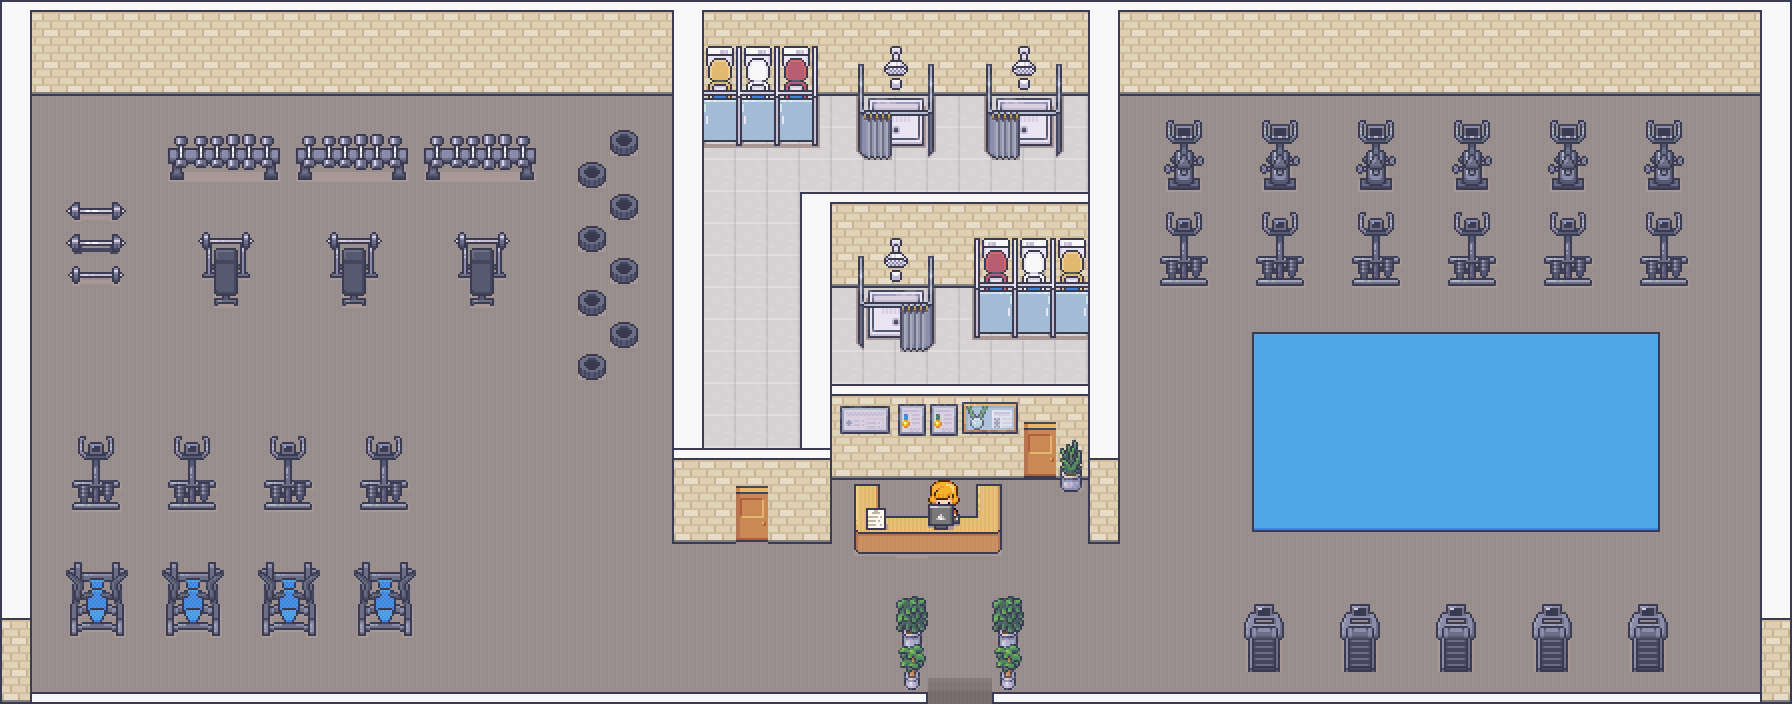

A 2D game scene composited from a Tiled map and its tileset images. What follows is a short description and the map's XML, with each tile layer's data collapsed to a summary:
An orthogonal 56x22 tile map with 32x32 px tiles, 6 tile layers (BelowLower, BelowPlayer, CollideWithPlayer, CollideDecor, ...), 25 tilesets and 6 objects (Spawn, Welcome, Exit, Ted, ActivateTed).

<map version="1.5" tiledversion="1.7.2" orientation="orthogonal" renderorder="right-down" width="56" height="22" tilewidth="32" tileheight="32" infinite="0" nextlayerid="9" nextobjectid="13">
 <editorsettings>
  <export target="gym.json" format="json" />
 </editorsettings>
 <tileset firstgid="1" name="1_Generic_32x32" tilewidth="32" tileheight="32" tilecount="1248" columns="16">
  <image source="1_Generic_32x32.png" width="512" height="2496" />
 </tileset>
 <tileset firstgid="1249" name="2_LivingRoom_32x32" tilewidth="32" tileheight="32" tilecount="720" columns="16">
  <image source="2_LivingRoom_32x32.png" width="512" height="1440" />
 </tileset>
 <tileset firstgid="1969" name="3_Bathroom_32x32" tilewidth="32" tileheight="32" tilecount="896" columns="16">
  <image source="3_Bathroom_32x32.png" width="512" height="1792" />
 </tileset>
 <tileset firstgid="2865" name="4_Bedroom_32x32" tilewidth="32" tileheight="32" tilecount="1712" columns="16">
  <image source="4_Bedroom_32x32.png" width="512" height="3424" />
 </tileset>
 <tileset firstgid="4577" name="5_Classroom_and_library_32x32" tilewidth="32" tileheight="32" tilecount="544" columns="16">
  <image source="5_Classroom_and_library_32x32.png" width="512" height="1088" />
 </tileset>
 <tileset firstgid="5121" name="6_Music_and_sport_32x32" tilewidth="32" tileheight="32" tilecount="464" columns="16">
  <image source="6_Music_and_sport_32x32.png" width="512" height="928" />
 </tileset>
 <tileset firstgid="5585" name="7_Art_32x32" tilewidth="32" tileheight="32" tilecount="112" columns="16">
  <image source="7_Art_32x32.png" width="512" height="224" />
 </tileset>
 <tileset firstgid="5697" name="8_Gym_32x32" tilewidth="32" tileheight="32" tilecount="304" columns="16">
  <image source="8_Gym_32x32.png" width="512" height="608" />
 </tileset>
 <tileset firstgid="6001" name="9_Fishing_32x32" tilewidth="32" tileheight="32" tilecount="432" columns="16">
  <image source="9_Fishing_32x32.png" width="512" height="864" />
 </tileset>
 <tileset firstgid="6433" name="10_Birthday_party_32x32" tilewidth="32" tileheight="32" tilecount="48" columns="12">
  <image source="10_Birthday_party_32x32.png" width="384" height="128" />
 </tileset>
 <tileset firstgid="6481" name="11_Halloween_32x32" tilewidth="32" tileheight="32" tilecount="976" columns="16">
  <image source="11_Halloween_32x32.png" width="512" height="1952" />
 </tileset>
 <tileset firstgid="7457" name="12_Kitchen_32x32" tilewidth="32" tileheight="32" tilecount="784" columns="16">
  <image source="12_Kitchen_32x32.png" width="512" height="1568" />
 </tileset>
 <tileset firstgid="8241" name="13_Conference_Hall_32x32" tilewidth="32" tileheight="32" tilecount="192" columns="16">
  <image source="13_Conference_Hall_32x32.png" width="512" height="384" />
 </tileset>
 <tileset firstgid="8433" name="14_Basement_32x32" tilewidth="32" tileheight="32" tilecount="800" columns="16">
  <image source="14_Basement_32x32.png" width="512" height="1600" />
 </tileset>
 <tileset firstgid="9233" name="15_Christmas_32x32" tilewidth="32" tileheight="32" tilecount="272" columns="16">
  <image source="15_Christmas_32x32.png" width="512" height="544" />
 </tileset>
 <tileset firstgid="9505" name="16_Grocery_store_32x32" tilewidth="32" tileheight="32" tilecount="1248" columns="16">
  <image source="16_Grocery_store_32x32.png" width="512" height="2496" />
 </tileset>
 <tileset firstgid="10753" name="17_Visibile_Upstairs_System_32x32" tilewidth="32" tileheight="32" tilecount="432" columns="16">
  <image source="17_Visibile_Upstairs_System_32x32.png" width="512" height="864" />
 </tileset>
 <tileset firstgid="11185" name="18_Jail_32x32" tilewidth="32" tileheight="32" tilecount="720" columns="16">
  <image source="18_Jail_32x32.png" width="512" height="1440" />
 </tileset>
 <tileset firstgid="11905" name="19_Hospital_32x32" tilewidth="32" tileheight="32" tilecount="1760" columns="16">
  <image source="19_Hospital_32x32.png" width="512" height="3520" />
 </tileset>
 <tileset firstgid="13665" name="20_Japanese_interiors_32x32" tilewidth="32" tileheight="32" tilecount="512" columns="16">
  <image source="20_Japanese_interiors_32x32.png" width="512" height="1024" />
 </tileset>
 <tileset firstgid="14177" name="21_Clothing_Store_32x32" tilewidth="32" tileheight="32" tilecount="1072" columns="16">
  <image source="21_Clothing_Store_32x32.png" width="512" height="2144" />
 </tileset>
 <tileset firstgid="15249" name="22_Museum_32x32" tilewidth="32" tileheight="32" tilecount="1952" columns="16">
  <image source="22_Museum_32x32.png" width="512" height="3904" />
 </tileset>
 <tileset firstgid="17201" name="modern_office_32x32" tilewidth="32" tileheight="32" tilecount="848" columns="16">
  <image source="modern_office_32x32.png" width="512" height="1696" />
 </tileset>
 <tileset firstgid="18049" name="room_builder_32x32" tilewidth="32" tileheight="32" tilecount="7448" columns="76">
  <image source="room_builder_32x32.png" width="2432" height="3136" />
 </tileset>
 <tileset firstgid="25497" name="serene_village_32x32" tilewidth="32" tileheight="32" tilecount="3556" columns="28">
  <image source="serene_village_32x32.png" width="896" height="4064" />
 </tileset>
 <layer id="1" name="BelowLower" width="56" height="22">
  <data>[1232 cells, 1210 non-empty, 4 distinct tile ids]</data>
 </layer>
 <layer id="8" name="BelowPlayer" width="56" height="22">
  <data>[1232 cells, 184 non-empty, 28 distinct tile ids]</data>
 </layer>
 <layer id="3" name="CollideWithPlayer" width="56" height="22">
  <data>[1232 cells, 380 non-empty, 48 distinct tile ids]</data>
 </layer>
 <layer id="4" name="CollideDecor" width="56" height="22">
  <data>[1232 cells, 102 non-empty, 38 distinct tile ids]</data>
 </layer>
 <layer id="5" name="AbovePlayer" width="56" height="22">
  <data>[1232 cells, 117 non-empty, 28 distinct tile ids]</data>
 </layer>
 <layer id="6" name="AboveHigher" width="56" height="22">
  <data>[1232 cells, 20 non-empty, 17 distinct tile ids]</data>
 </layer>
 <objectgroup id="7" name="Objects">
  <object id="4" name="Spawn" x="958.333" y="638.333">
   <point />
  </object>
  <object id="5" name="Welcome" x="904" y="546" width="116" height="52" />
  <object id="9" name="Exit" x="929" y="690" width="61" height="15" />
  <object id="10" name="Ted" x="1425" y="397">
   <point />
  </object>
  <object id="11" name="ActivateTed" x="1396" y="395" width="53" height="52" />
  <object id="12" x="1097" y="-26" />
 </objectgroup>
</map>
